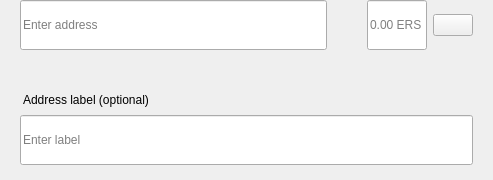
<?xml version="1.0" encoding="UTF-8"?>
<ui version="4.0">
 <class>SendMultiRow</class>
 <widget class="QWidget" name="SendMultiRow">
  <property name="geometry">
   <rect>
    <x>0</x>
    <y>0</y>
    <width>493</width>
    <height>180</height>
   </rect>
  </property>
  <property name="minimumSize">
   <size>
    <width>0</width>
    <height>0</height>
   </size>
  </property>
  <property name="maximumSize">
   <size>
    <width>16777215</width>
    <height>16777215</height>
   </size>
  </property>
  <property name="windowTitle">
   <string>Form</string>
  </property>
  <layout class="QVBoxLayout" name="verticalLayout_3">
   <property name="spacing">
    <number>0</number>
   </property>
   <property name="leftMargin">
    <number>0</number>
   </property>
   <property name="topMargin">
    <number>0</number>
   </property>
   <property name="rightMargin">
    <number>20</number>
   </property>
   <property name="bottomMargin">
    <number>5</number>
   </property>
   <item alignment="Qt::AlignTop">
    <widget class="QWidget" name="widget" native="true">
     <property name="sizePolicy">
      <sizepolicy hsizetype="Expanding" vsizetype="Maximum">
       <horstretch>0</horstretch>
       <verstretch>0</verstretch>
      </sizepolicy>
     </property>
     <property name="minimumSize">
      <size>
       <width>0</width>
       <height>60</height>
      </size>
     </property>
     <property name="maximumSize">
      <size>
       <width>16777215</width>
       <height>85</height>
      </size>
     </property>
     <layout class="QHBoxLayout" name="horizontalLayout" stretch="6,0,2">
      <property name="spacing">
       <number>0</number>
      </property>
      <property name="leftMargin">
       <number>8</number>
      </property>
      <property name="topMargin">
       <number>0</number>
      </property>
      <property name="rightMargin">
       <number>0</number>
      </property>
      <property name="bottomMargin">
       <number>0</number>
      </property>
      <item alignment="Qt::AlignTop">
       <widget class="QStackedWidget" name="stackedAddress">
        <property name="minimumSize">
         <size>
          <width>0</width>
          <height>50</height>
         </size>
        </property>
        <property name="maximumSize">
         <size>
          <width>16777215</width>
          <height>50</height>
         </size>
        </property>
        <widget class="QWidget" name="page_4">
         <property name="sizePolicy">
          <sizepolicy hsizetype="Expanding" vsizetype="Preferred">
           <horstretch>0</horstretch>
           <verstretch>0</verstretch>
          </sizepolicy>
         </property>
         <property name="minimumSize">
          <size>
           <width>0</width>
           <height>50</height>
          </size>
         </property>
         <property name="maximumSize">
          <size>
           <width>16777215</width>
           <height>55</height>
          </size>
         </property>
         <layout class="QVBoxLayout" name="verticalLayout_7">
          <property name="spacing">
           <number>0</number>
          </property>
          <property name="leftMargin">
           <number>12</number>
          </property>
          <property name="topMargin">
           <number>0</number>
          </property>
          <property name="rightMargin">
           <number>0</number>
          </property>
          <property name="bottomMargin">
           <number>0</number>
          </property>
          <item>
           <widget class="QLineEdit" name="lineEditAddress">
            <property name="minimumSize">
             <size>
              <width>0</width>
              <height>50</height>
             </size>
            </property>
            <property name="maximumSize">
             <size>
              <width>16777215</width>
              <height>50</height>
             </size>
            </property>
            <property name="placeholderText">
             <string>Enter address</string>
            </property>
           </widget>
          </item>
         </layout>
        </widget>
        <widget class="QWidget" name="page_3"/>
       </widget>
      </item>
      <item>
       <spacer name="horizontalSpacer_3">
        <property name="orientation">
         <enum>Qt::Horizontal</enum>
        </property>
        <property name="sizeType">
         <enum>QSizePolicy::Fixed</enum>
        </property>
        <property name="sizeHint" stdset="0">
         <size>
          <width>40</width>
          <height>20</height>
         </size>
        </property>
       </spacer>
      </item>
      <item>
       <layout class="QHBoxLayout" name="horizontalLayout_2">
        <property name="spacing">
         <number>6</number>
        </property>
        <item alignment="Qt::AlignTop">
         <widget class="QLineEdit" name="lineEditAmount">
          <property name="sizePolicy">
           <sizepolicy hsizetype="Expanding" vsizetype="Preferred">
            <horstretch>0</horstretch>
            <verstretch>0</verstretch>
           </sizepolicy>
          </property>
          <property name="minimumSize">
           <size>
            <width>0</width>
            <height>50</height>
           </size>
          </property>
          <property name="maximumSize">
           <size>
            <width>16777215</width>
            <height>50</height>
           </size>
          </property>
          <property name="maxLength">
           <number>17</number>
          </property>
          <property name="alignment">
           <set>Qt::AlignLeading|Qt::AlignLeft|Qt::AlignVCenter</set>
          </property>
          <property name="placeholderText">
           <string notr="true">0.00 ERS</string>
          </property>
         </widget>
        </item>
        <item>
         <layout class="QVBoxLayout" name="verticalLayout">
          <property name="topMargin">
           <number>14</number>
          </property>
          <property name="bottomMargin">
           <number>0</number>
          </property>
          <item alignment="Qt::AlignTop">
           <widget class="QPushButton" name="btnMenu">
            <property name="minimumSize">
             <size>
              <width>0</width>
              <height>0</height>
             </size>
            </property>
            <property name="maximumSize">
             <size>
              <width>16777215</width>
              <height>16777215</height>
             </size>
            </property>
            <property name="focusPolicy">
             <enum>Qt::NoFocus</enum>
            </property>
            <property name="text">
             <string/>
            </property>
           </widget>
          </item>
         </layout>
        </item>
       </layout>
      </item>
     </layout>
    </widget>
   </item>
   <item>
    <widget class="QWidget" name="layoutLabel" native="true">
     <property name="minimumSize">
      <size>
       <width>0</width>
       <height>0</height>
      </size>
     </property>
     <property name="maximumSize">
      <size>
       <width>16777215</width>
       <height>16777215</height>
      </size>
     </property>
     <layout class="QVBoxLayout" name="verticalLayout_9">
      <property name="spacing">
       <number>6</number>
      </property>
      <property name="leftMargin">
       <number>20</number>
      </property>
      <property name="topMargin">
       <number>0</number>
      </property>
      <property name="rightMargin">
       <number>0</number>
      </property>
      <property name="bottomMargin">
       <number>10</number>
      </property>
      <item>
       <spacer name="verticalSpacer">
        <property name="orientation">
         <enum>Qt::Vertical</enum>
        </property>
        <property name="sizeType">
         <enum>QSizePolicy::Fixed</enum>
        </property>
        <property name="sizeHint" stdset="0">
         <size>
          <width>20</width>
          <height>20</height>
         </size>
        </property>
       </spacer>
      </item>
      <item>
       <widget class="QLabel" name="labelSubtitleDescription">
        <property name="styleSheet">
         <string notr="true">margin-bottom:2px;
margin-left:0.05px;
padding:0px;</string>
        </property>
        <property name="text">
         <string>Address label (optional)</string>
        </property>
       </widget>
      </item>
      <item>
       <widget class="QLineEdit" name="lineEditDescription">
        <property name="minimumSize">
         <size>
          <width>0</width>
          <height>50</height>
         </size>
        </property>
        <property name="maximumSize">
         <size>
          <width>16777215</width>
          <height>50</height>
         </size>
        </property>
        <property name="placeholderText">
         <string>Enter label</string>
        </property>
       </widget>
      </item>
     </layout>
    </widget>
   </item>
  </layout>
 </widget>
 <resources/>
 <connections/>
</ui>
